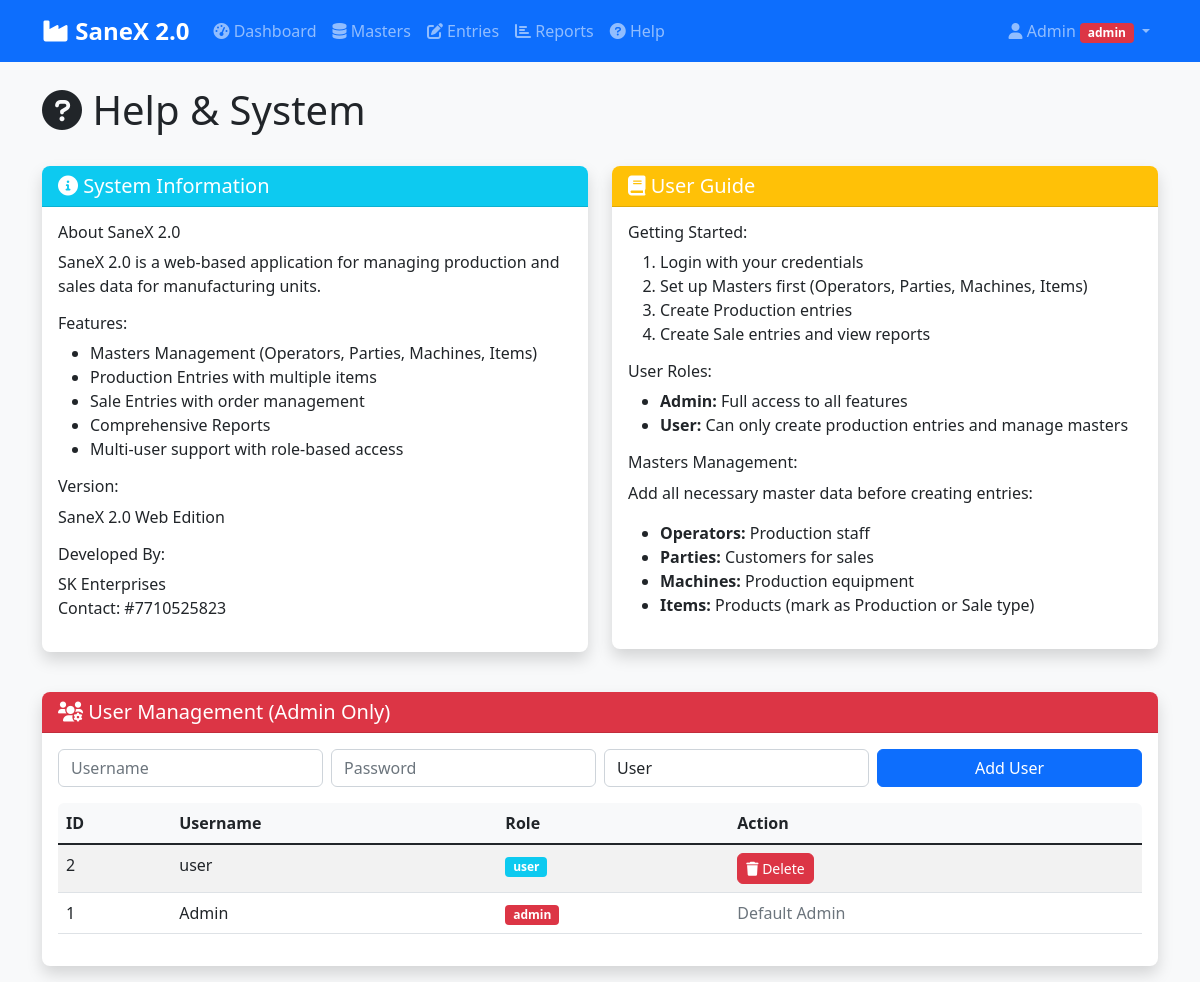
The page /help (signed in) on the database its author committed.
### tables this page shows
CREATE TABLE users (
        id INTEGER PRIMARY KEY AUTOINCREMENT,
        username TEXT UNIQUE,
        password_hash TEXT,
        role TEXT DEFAULT 'user'
    );

### app.py (the view)
@app.route('/help')
@login_required
def help():
    users = []
    if session.get('user_role') == 'admin':
        users = list_users()
    return render_template('help.html', users=users)

### app.py (called while the page is built)
def check_user_permission():
    if 'user_id' not in session:
        return False
    if session.get('user_role') == 'admin':
        return True
    allowed_routes = ['dashboard', 'masters', 'entries', 'help', 'logout', 'api_save_production']
    return request.endpoint in allowed_routes

def login_required(f):
    from functools import wraps
    @wraps(f)
    def decorated_function(*args, **kwargs):
        if 'user_id' not in session:
            flash('Please log in to access this page', 'error')
            return redirect(url_for('login'))
        if not check_user_permission():
            flash('Access denied. You do not have permission to view this page.', 'error')
            return redirect(url_for('dashboard'))
        return f(*args, **kwargs)
    return decorated_function

def get_conn():
    conn = sqlite3.connect(DB_PATH)
    conn.row_factory = sqlite3.Row
    return conn

def list_users():
    conn = get_conn()
    cur = conn.cursor()
    cur.execute("SELECT id, username, role FROM users ORDER BY id DESC")
    rows = cur.fetchall()
    conn.close()
    return rows

### templates/help.html (shortened to what this page needs)
{% extends "base.html" %}
{% block content %}
<div class="row">
    <div class="col-12">
        <h1><i class="fas fa-question-circle"></i> Help & System</h1>
    </div>
</div>
<div class="row mt-4">
    <div class="col-md-6">
        <div class="card">
            <div class="card-header bg-info text-white">
                <h5 class="mb-0"><i class="fas fa-info-circle"></i> System Information</h5>
            </div>
            <div class="card-body">
                <h6>About SaneX 2.0</h6>
                <p>SaneX 2.0 is a web-based application for managing production and sales data for manufacturing units.</p>
                <h6>Features:</h6>
                <ul>
                    <li>Masters Management (Operators, Parties, Machines, Items)</li>
                    <li>Production Entries with multiple items</li>
                    {% if session.user_role == 'admin' %}
                    <li>Sale Entries with order management</li>
                    <li>Comprehensive Reports</li>
                    <li>Multi-user support with role-based access</li>
                    {% else %}
                    <li>User role with production access only</li>
                    {% endif %}
                </ul>
                <h6>Version:</h6>
                <p>SaneX 2.0 Web Edition</p>
                <h6>Developed By:</h6>
                <p>SK Enterprises<br>
                Contact: #7710525823</p>
            </div>
        </div>
    </div>
    <div class="col-md-6">
        <div class="card">
            <div class="card-header bg-warning text-white">
                <h5 class="mb-0"><i class="fas fa-book"></i> User Guide</h5>
            </div>
            <div class="card-body">
                <h6>Getting Started:</h6>
                <ol>
                    <li>Login with your credentials</li>
                    <li>Set up Masters first (Operators, Parties, Machines, Items)</li>
                    <li>Create Production entries</li>
                    {% if session.user_role == 'admin' %}
                    <li>Create Sale entries and view reports</li>
                    {% endif %}
                </ol>
                <h6>User Roles:</h6>
                <ul>
                    <li><strong>Admin:</strong> Full access to all features</li>
                    <li><strong>User:</strong> Can only create production entries and manage masters</li>
                </ul>
                <h6>Masters Management:</h6>
                <p>Add all necessary master data before creating entries:</p>
                <ul>
                    <li><strong>Operators:</strong> Production staff</li>
                    <li><strong>Parties:</strong> Customers for sales</li>
                    <li><strong>Machines:</strong> Production equipment</li>
                    <li><strong>Items:</strong> Products (mark as Production or Sale type)</li>
                </ul>
            </div>
        </div>
    </div>
</div>
{% if session.user_role == 'admin' %}
<div class="row mt-4">
    <div class="col-md-12">
        <div class="card">
            <div class="card-header bg-danger text-white">
                <h5 class="mb-0"><i class="fas fa-users-cog"></i> User Management (Admin Only)</h5>
            </div>
            <div class="card-body">
                <form id="userForm" class="mb-3">
                    <div class="row g-2">
                        <div class="col-md-3">
                            <input type="text" class="form-control" id="newUsername" placeholder="Username" required>
                        </div>
                        <div class="col-md-3">
                            <input type="password" class="form-control" id="newPassword" placeholder="Password" required>
                        </div>
                        <div class="col-md-3">
                            <select class="form-control" id="newRole">
                                <option value="user">User</option>
                            </select>
                        </div>
                        <div class="col-md-3">
                            <button type="submit" class="btn btn-primary w-100">Add User</button>
                        </div>
                    </div>
                </form>
                <div class="table-responsive">
                    <table class="table table-striped">
                        <thead>
                            <tr>
                                <th>ID</th>
                                <th>Username</th>
                                <th>Role</th>
                                <th>Action</th>
                            </tr>
                        </thead>
                        <tbody>
                            {% for user in users %}
                            <tr>
                                <td>{{ user.id }}</td>
                                <td>{{ user.username }}</td>
                                <td>
                                    <span class="badge bg-{{ 'danger' if user.role == 'admin' else 'info' }}">
                                        {{ user.role }}
                                    </span>
                                </td>
                                <td>
                                    {% if user.username != 'Admin' %}
                                    <button class="btn btn-sm btn-danger delete-user" data-id="{{ user.id }}">
                                        <i class="fas fa-trash"></i> Delete
                                    </button>
                                    {% else %}
                                    <span class="text-muted">Default Admin</span>
                                    {% endif %}
                                </td>
                            </tr>
                            {% endfor %}
                        </tbody>
                    </table>
                </div>
            </div>
        </div>
    </div>
</div>
{% endif %}
{% endblock %}

### static/css/style.css (style rules this page uses)
body { background-color: #f8f9fa; font-family: 'Segoe UI', Tahoma, Geneva, Verdana, sans-serif; }
.card { box-shadow: 0 0.125rem 0.25rem rgba(0, 0, 0, 0.075); border: 1px solid rgba(0, 0, 0, 0.125); margin-bottom: 1rem; border-radius: 0.5rem; }
.card-header { font-weight: 600; border-radius: 0.5rem 0.5rem 0 0 !important; }
.table th { border-top: none; font-weight: 600; background-color: #f8f9fa; }
.btn { border-radius: 0.375rem; }
.form-control, .form-select { border-radius: 0.375rem; }
.table-responsive { border-radius: 0.375rem; }
.badge { font-size: 0.75em; }
.card { border: none; box-shadow: 0 0.5rem 1rem rgba(0, 0, 0, 0.15); }
.card-header { border-bottom: 1px solid rgba(0, 0, 0, 0.125); }

### rows shown on the page
users: id "2", username "user", role "user"
users: id "1", username "Admin", role "admin", shows "Default Admin"

### other values the page prints
{{ session.username }} "Admin"
{{ session.user_role }} "admin"
